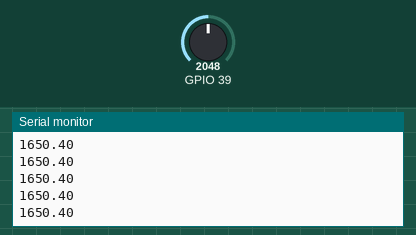
The sketch below on a simulated ESP32. Parts: the last lines printed to the serial monitor. The test bench sets the inputs (shaded band); at power-on: GPIO 39 = 2048.

Above: at 1.2 s.
1.3 s: GPIO 39 set to 2866
At 1.8 s:
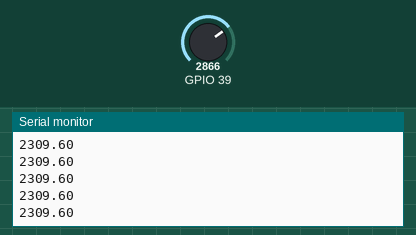
2.8 s: GPIO 39 set to 3603
At 3.8 s:
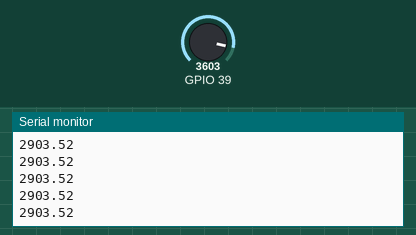
Timing chart, 0 to 5.8 s (numbered marks = the images above; inputs shaded):
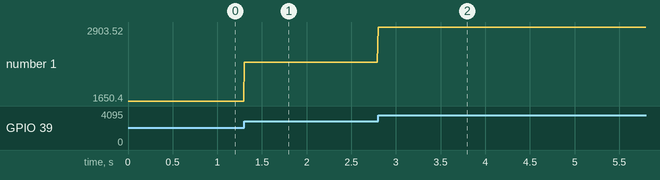

Measured:
- after the input at 1.3 s, the serial monitor: prints a new line at once (image 1)
- after the input at 2.8 s, the serial monitor: prints a new line at once (image 2)
- plotted number 1: 1650.4 → 2309.6 after the input at 1.3 s, 2309.6 → 2903.52 after the input at 2.8 s

The sketch:

serialEMG.ino
```cpp
float mv_per_lsb = 3300.0F/4095.0F;
void setup()
{
  Serial.begin(115200);
}

void loop()
{
  float sensorValue = analogRead(39);
  Serial.println((float)sensorValue * mv_per_lsb);
  delay(10);
}
```
